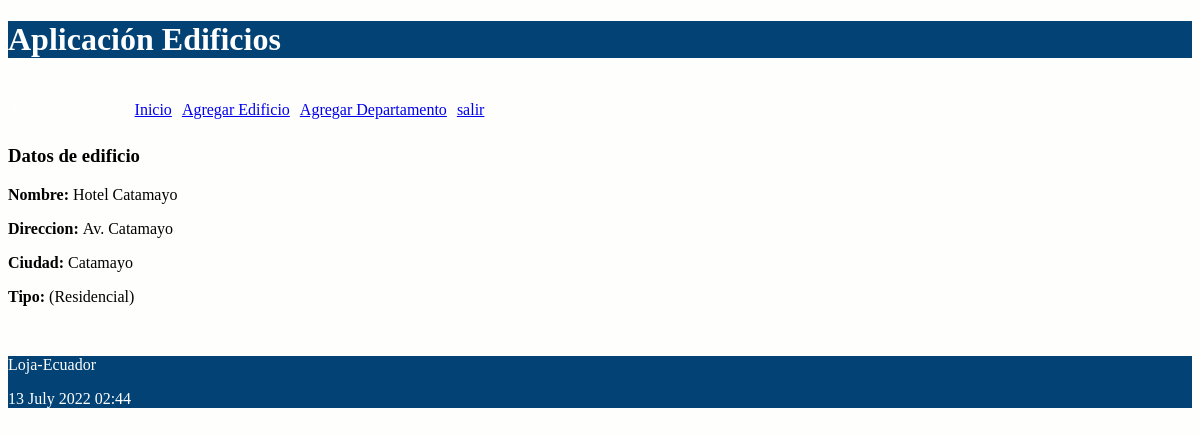
Screenshot of /edificio/2 (signed in) with the database file from the repository.
### departamentos/models.py (models this page shows, shortened)
class Edificio(models.Model):
    tipo_edificio = (
    ('(Residencial)','residencial'),
    ('(Comercial)','comercial')
    )
    nombre = models.CharField(max_length=30)
    direccion = models.CharField(max_length=30)
    ciudad = models.CharField(max_length=30)
    tipo = models.CharField(max_length=30, choices = tipo_edificio)

### departamentos/views.py (the view)
# urls.py: path('edificio/<int:id>', views.obtener_edificio,
@login_required(login_url='/entrando/login/')
def obtener_edificio(request, id):
    edificio = Edificio.objects.get(pk=id)
    informacion_template = {'edificio': edificio}
    return render(request, 'obtener_edificio.html', informacion_template)

### departamentos/templates/obtener_edificio.html
{% extends "master.html" %}
{% block content %}
<h3>Datos de edificio</h3>
<p><b>Nombre: </b>{{edificio.nombre}}</p>
<p><b>Direccion: </b>{{edificio.direccion}}</p>
<p><b>Ciudad: </b>{{edificio.ciudad}}</p>
<p><b>Tipo: </b>{{edificio.tipo}}</p>
<br/>
{% endblock %}

### departamentos/static/css/estilos.css (style rules this page uses)
body { background: #FEFEFD; }

### rows the page displays
Edificio: nombre "Hotel Catamayo", direccion "Av. Catamayo", ciudad "Catamayo", tipo "(Residencial)"
